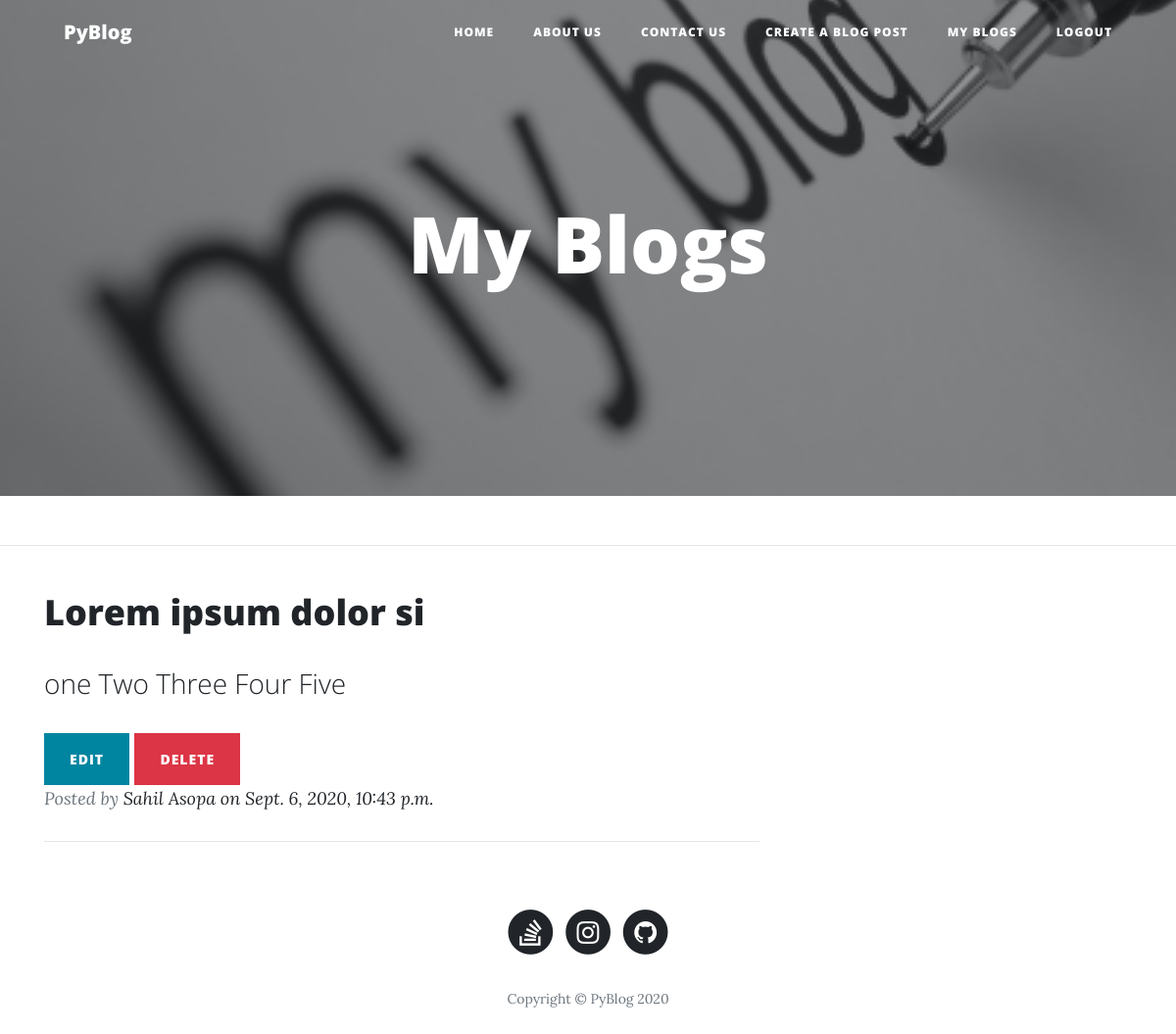
The app's page /my/blogs/ (signed in) with its own data.
### Blogsite/models.py (models this page shows, shortened)
class Blog(models.Model):
    user = models.ForeignKey(BlogUser, on_delete=models.CASCADE)
    heading = models.CharField(max_length=100)
    blog = RichTextField()
    image = models.ImageField(blank=True, null=True, upload_to='media')
    uploaded_on = models.DateTimeField(auto_now=True)
    views = models.ManyToManyField(BlogUser, blank=True, related_name='Views')
    likes = models.ManyToManyField(BlogUser, blank=True, related_name='Likes')
    comments = models.CharField(blank=True, max_length=120)
    def get_absolute_url(self):
        return f"/post/{self.id}/"

class BlogUser(models.Model):
    user = models.OneToOneField(User, on_delete=models.CASCADE)
    full_name = models.CharField(max_length=52)
    username = models.CharField(unique=True, max_length=15)
    email = models.EmailField(blank=True, unique=True)
    def __str__(self):
        return self.full_name

### Blogsite/views.py (the view)
# urls.py: path('my/blogs/', views.my_blogs, name='my_blog'),
@login_required(login_url='/login')
def my_blogs(request):
    user = BlogUser.objects.get(user=request.user)
    blog = Blog.objects.filter(user=user)
    context = {
        'blog': blog,
    }
    return render(request, 'my_blog.html', context)

### templates/my_blog.html (shortened to what this page needs)
<!DOCTYPE html>
<html>
{% load static %}
<head>
    <link rel="stylesheet" href="{% static 'assets/bootstrap/css/bootstrap.min.css' %}">
    <link rel="stylesheet" href="{% static 'assets/fonts/font-awesome.min.css' %}">
</head>
<body>
<nav class="navbar navbar-light navbar-expand-lg fixed-top" id="mainNav">
    <div class="container"><a class="navbar-brand" href="/">PyBlog</a>
        <div class="collapse navbar-collapse" id="navbarResponsive">
            <ul class="nav navbar-nav ml-auto">
                <li class="nav-item" role="presentation"><a class="nav-link" href="/">Home</a></li>
                <li class="nav-item" role="presentation"><a class="nav-link" href="/about">About us</a></li>
                <li class="nav-item" role="presentation"><a class="nav-link" href="/contact">Contact us</a></li>
                <li class="nav-item" role="presentation"><a class="nav-link" href="/new/post">Create a Blog Post</a>
                <li class="nav-item" role="presentation"><a class="nav-link" href="/my/blogs">My Blogs</a>
                <li class="nav-item" role="presentation"><a class="nav-link" href="/logout">Logout</a>
            </ul>
        </div>
    </div>
</nav>
<header class="masthead" style='background-image:url("{% static 'assets/img/blog_writing.jpg' %}");'>
    <div class="overlay"></div>
    <div class="container">
        <div class="row">
            <div class="col-md-10 col-lg-8 mx-auto">
                <div class="site-heading">
                    <h1>My Blogs</h1>
                </div>
            </div>
        </div>
    </div>
</header>
<hr>
<div class="container">
    {% if blog %}
        {% for blog in blog %}
            <div class="row">
                <div class="col-md-10 col-lg-8">
                    <div class="post-preview">
                        <a href="{{ blog.get_absolute_url }}">
                            <h2 class="post-title">{{ blog.heading|safe }}</h2>
                            <h3 class="post-subtitle">{{ blog.blog|truncatewords:15|safe }}</h3>
                        </a>
                        <form method="post">
                            <a class="btn btn-sm btn-primary" href="{% url 'edit' blog.id %}">Edit</a>
                            <a class="btn btn-sm btn-danger" href="{% url 'delete' blog.id %}">Delete</a>
                        </form>
                        <p class="post-meta">Posted by&nbsp;<a href="#">{{ blog.user }} on {{ blog.uploaded_on }}</a>
                        </p>
                    </div>
                    <hr>
                </div>
            </div>
        {% endfor %}
    {% else %}
        <h3> Oops You Currently Have No Blogs! <a href="/new/post"> Click Here To Create One</a></h3>
    {% endif %}
</div>
<footer>
    <div class="container">
        <div class="row">
            <div class="col-md-10 col-lg-8 mx-auto">
                <ul class="list-inline text-center">
                    <a href="https://stackoverflow.com/users/13780862/sahil-asopa">
                        <li class="list-inline-item"><span class="fa-stack fa-lg"><i
                                class="fa fa-circle fa-stack-2x"></i><i
                                class="fa fa-stack-overflow fa-stack-1x fa-inverse"></i></span></li>
                    </a>
                    <a href="https://www.instagram.com/pip_install_programming/">
                        <li class="list-inline-item"><span class="fa-stack fa-lg"><i
                                class="fa fa-circle fa-stack-2x"></i><i
                                class="fa fa-instagram fa-stack-1x fa-inverse"></i></span></li>
                    </a>
                    <a href="https://github.com/sahilasopa">
                        <li class="list-inline-item"><span class="fa-stack fa-lg"><i
                                class="fa fa-circle fa-stack-2x"></i><i
                                class="fa fa-github fa-stack-1x fa-inverse"></i></span></li>
                    </a>
                </ul>
                <p class="text-muted copyright">Copyright&nbsp;©&nbsp;PyBlog 2020</p>
            </div>
        </div>
    </div>
</footer>
</body>
</html>

### records on screen
Blog: heading "Lorem ipsum dolor si", blog "one Two Three Four Five", user "Sahil Asopa", uploaded_on "Sept. 6, 2020, 10:43 p.m."
